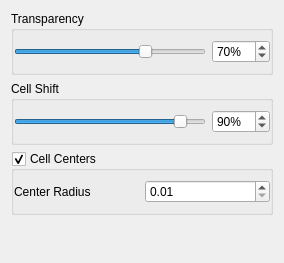
<?xml version="1.0" encoding="UTF-8"?>
<ui version="4.0">
 <class>cellsControls</class>
 <widget class="QWidget" name="cellsControls">
  <property name="geometry">
   <rect>
    <x>0</x>
    <y>0</y>
    <width>284</width>
    <height>263</height>
   </rect>
  </property>
  <property name="windowTitle">
   <string>Cells Controls</string>
  </property>
  <layout class="QVBoxLayout" name="verticalLayout">
   <item>
    <widget class="QGroupBox" name="groupBox">
     <property name="title">
      <string>Transparency</string>
     </property>
     <layout class="QHBoxLayout" name="horizontalLayout">
      <property name="leftMargin">
       <number>0</number>
      </property>
      <property name="rightMargin">
       <number>0</number>
      </property>
      <item>
       <widget class="QSlider" name="horizontalSlider">
        <property name="maximum">
         <number>100</number>
        </property>
        <property name="sliderPosition">
         <number>70</number>
        </property>
        <property name="orientation">
         <enum>Qt::Horizontal</enum>
        </property>
       </widget>
      </item>
      <item>
       <widget class="QSpinBox" name="transparencyCell">
        <property name="suffix">
         <string>%</string>
        </property>
        <property name="maximum">
         <number>100</number>
        </property>
        <property name="value">
         <number>70</number>
        </property>
       </widget>
      </item>
     </layout>
    </widget>
   </item>
   <item>
    <widget class="QGroupBox" name="groupBox_2">
     <property name="title">
      <string>Cell Shift</string>
     </property>
     <layout class="QHBoxLayout" name="horizontalLayout_2">
      <property name="leftMargin">
       <number>0</number>
      </property>
      <property name="rightMargin">
       <number>0</number>
      </property>
      <item>
       <widget class="QSlider" name="horizontalSlider_2">
        <property name="maximum">
         <number>100</number>
        </property>
        <property name="sliderPosition">
         <number>90</number>
        </property>
        <property name="orientation">
         <enum>Qt::Horizontal</enum>
        </property>
       </widget>
      </item>
      <item>
       <widget class="QSpinBox" name="cellShift">
        <property name="suffix">
         <string>%</string>
        </property>
        <property name="maximum">
         <number>100</number>
        </property>
        <property name="value">
         <number>90</number>
        </property>
       </widget>
      </item>
     </layout>
    </widget>
   </item>
   <item>
    <widget class="QGroupBox" name="cellCenter">
     <property name="title">
      <string>Cell Centers</string>
     </property>
     <property name="checkable">
      <bool>true</bool>
     </property>
     <layout class="QHBoxLayout" name="horizontalLayout_3">
      <property name="leftMargin">
       <number>0</number>
      </property>
      <property name="rightMargin">
       <number>0</number>
      </property>
      <item>
       <widget class="QLabel" name="label">
        <property name="text">
         <string>Center Radius</string>
        </property>
       </widget>
      </item>
      <item>
       <widget class="QDoubleSpinBox" name="centerRadius">
        <property name="minimum">
         <double>0.010000000000000</double>
        </property>
       </widget>
      </item>
     </layout>
    </widget>
   </item>
   <item>
    <spacer name="verticalSpacer">
     <property name="orientation">
      <enum>Qt::Vertical</enum>
     </property>
     <property name="sizeHint" stdset="0">
      <size>
       <width>20</width>
       <height>96</height>
      </size>
     </property>
    </spacer>
   </item>
  </layout>
 </widget>
 <resources/>
 <connections>
  <connection>
   <sender>horizontalSlider</sender>
   <signal>valueChanged(int)</signal>
   <receiver>transparencyCell</receiver>
   <slot>setValue(int)</slot>
   <hints>
    <hint type="sourcelabel">
     <x>104</x>
     <y>48</y>
    </hint>
    <hint type="destinationlabel">
     <x>125</x>
     <y>47</y>
    </hint>
   </hints>
  </connection>
  <connection>
   <sender>transparencyCell</sender>
   <signal>valueChanged(int)</signal>
   <receiver>horizontalSlider</receiver>
   <slot>setValue(int)</slot>
   <hints>
    <hint type="sourcelabel">
     <x>138</x>
     <y>61</y>
    </hint>
    <hint type="destinationlabel">
     <x>63</x>
     <y>41</y>
    </hint>
   </hints>
  </connection>
  <connection>
   <sender>horizontalSlider_2</sender>
   <signal>valueChanged(int)</signal>
   <receiver>cellShift</receiver>
   <slot>setValue(int)</slot>
   <hints>
    <hint type="sourcelabel">
     <x>84</x>
     <y>127</y>
    </hint>
    <hint type="destinationlabel">
     <x>133</x>
     <y>128</y>
    </hint>
   </hints>
  </connection>
  <connection>
   <sender>cellShift</sender>
   <signal>valueChanged(int)</signal>
   <receiver>horizontalSlider_2</receiver>
   <slot>setValue(int)</slot>
   <hints>
    <hint type="sourcelabel">
     <x>148</x>
     <y>116</y>
    </hint>
    <hint type="destinationlabel">
     <x>90</x>
     <y>127</y>
    </hint>
   </hints>
  </connection>
 </connections>
</ui>
